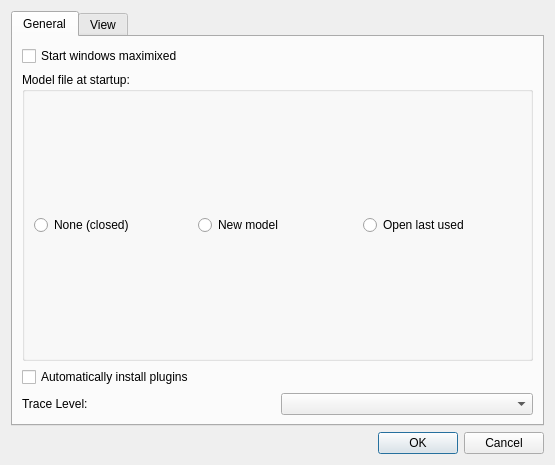
<?xml version="1.0" encoding="UTF-8"?>
<ui version="4.0">
 <class>DialogSystemPreferences</class>
 <widget class="QDialog" name="DialogSystemPreferences">
  <property name="geometry">
   <rect>
    <x>0</x>
    <y>0</y>
    <width>555</width>
    <height>465</height>
   </rect>
  </property>
  <property name="minimumSize">
   <size>
    <width>0</width>
    <height>270</height>
   </size>
  </property>
  <property name="windowTitle">
   <string>System Preferences</string>
  </property>
  <layout class="QVBoxLayout" name="verticalLayout">
   <item>
    <widget class="QTabWidget" name="tabWidget">
     <property name="currentIndex">
      <number>0</number>
     </property>
     <widget class="QWidget" name="tab1">
      <attribute name="title">
       <string>General</string>
      </attribute>
      <layout class="QVBoxLayout" name="verticalLayout_2">
       <item>
        <widget class="QCheckBox" name="checkBox_2">
         <property name="text">
          <string>Start windows maximixed</string>
         </property>
        </widget>
       </item>
       <item>
        <widget class="QGroupBox" name="groupBox">
         <property name="sizePolicy">
          <sizepolicy hsizetype="Preferred" vsizetype="Minimum">
           <horstretch>0</horstretch>
           <verstretch>0</verstretch>
          </sizepolicy>
         </property>
         <property name="minimumSize">
          <size>
           <width>0</width>
           <height>70</height>
          </size>
         </property>
         <property name="title">
          <string>Model file at startup:</string>
         </property>
         <layout class="QHBoxLayout" name="horizontalLayout_2">
          <item>
           <widget class="QRadioButton" name="radioButton_3">
            <property name="text">
             <string>None (closed)</string>
            </property>
           </widget>
          </item>
          <item>
           <widget class="QRadioButton" name="radioButton_2">
            <property name="text">
             <string>New model</string>
            </property>
           </widget>
          </item>
          <item>
           <widget class="QRadioButton" name="radioButton">
            <property name="text">
             <string>Open last used</string>
            </property>
           </widget>
          </item>
         </layout>
        </widget>
       </item>
       <item>
        <widget class="QCheckBox" name="checkBox">
         <property name="text">
          <string>Automatically install plugins</string>
         </property>
        </widget>
       </item>
       <item>
        <layout class="QHBoxLayout" name="horizontalLayout">
         <item>
          <widget class="QLabel" name="label">
           <property name="text">
            <string>Trace Level:</string>
           </property>
          </widget>
         </item>
         <item>
          <widget class="QComboBox" name="comboBox"/>
         </item>
        </layout>
       </item>
      </layout>
     </widget>
     <widget class="QWidget" name="tab2">
      <attribute name="title">
       <string>View</string>
      </attribute>
     </widget>
    </widget>
   </item>
   <item>
    <widget class="QDialogButtonBox" name="buttonBox">
     <property name="orientation">
      <enum>Qt::Horizontal</enum>
     </property>
     <property name="standardButtons">
      <set>QDialogButtonBox::Cancel|QDialogButtonBox::Ok</set>
     </property>
    </widget>
   </item>
  </layout>
 </widget>
 <resources/>
 <connections>
  <connection>
   <sender>buttonBox</sender>
   <signal>accepted()</signal>
   <receiver>DialogSystemPreferences</receiver>
   <slot>accept()</slot>
   <hints>
    <hint type="sourcelabel">
     <x>248</x>
     <y>254</y>
    </hint>
    <hint type="destinationlabel">
     <x>157</x>
     <y>274</y>
    </hint>
   </hints>
  </connection>
  <connection>
   <sender>buttonBox</sender>
   <signal>rejected()</signal>
   <receiver>DialogSystemPreferences</receiver>
   <slot>reject()</slot>
   <hints>
    <hint type="sourcelabel">
     <x>316</x>
     <y>260</y>
    </hint>
    <hint type="destinationlabel">
     <x>286</x>
     <y>274</y>
    </hint>
   </hints>
  </connection>
 </connections>
</ui>
